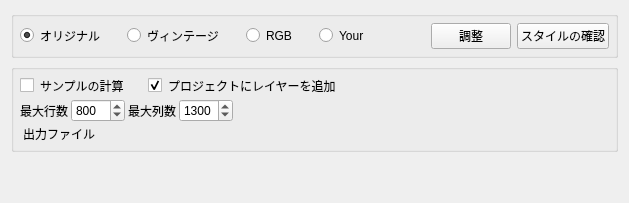
     <widget class="QWidget" name="tab_OutputTab">
      <attribute name="title">
       <string>出力設定</string>
      </attribute>
      <layout class="QVBoxLayout" name="verticalLayout_7">
       <item>
        <widget class="QGroupBox" name="gB_2">
         <property name="styleSheet">
          <string notr="true">QRadioButton {
	padding-right: 20px;
}
</string>
         </property>
         <property name="title">
          <string/>
         </property>
         <layout class="QVBoxLayout" name="verticalLayout_12">
          <property name="leftMargin">
           <number>6</number>
          </property>
          <property name="topMargin">
           <number>6</number>
          </property>
          <property name="rightMargin">
           <number>6</number>
          </property>
          <property name="bottomMargin">
           <number>6</number>
          </property>
          <item>
           <layout class="QGridLayout" name="gridLayout_13">
            <item row="0" column="0">
             <widget class="QRadioButton" name="mapSelectRadioBtn_Org">
              <property name="styleSheet">
               <string notr="true"/>
              </property>
              <property name="text">
               <string>オリジナル</string>
              </property>
              <property name="checked">
               <bool>true</bool>
              </property>
             </widget>
            </item>
            <item row="0" column="2">
             <widget class="QRadioButton" name="mapSelectRadioBtn_RGB">
              <property name="text">
               <string>RGB</string>
              </property>
             </widget>
            </item>
            <item row="0" column="1">
             <widget class="QRadioButton" name="mapSelectRadioBtn_Vintage">
              <property name="text">
               <string>ヴィンテージ</string>
              </property>
             </widget>
            </item>
            <item row="0" column="4">
             <spacer name="hS_9">
              <property name="orientation">
               <enum>Qt::Horizontal</enum>
              </property>
              <property name="sizeHint" stdset="0">
               <size>
                <width>40</width>
                <height>20</height>
               </size>
              </property>
             </spacer>
            </item>
            <item row="0" column="6">
             <widget class="QPushButton" name="btn_ShowStyles">
              <property name="text">
               <string>スタイルの確認</string>
              </property>
             </widget>
            </item>
            <item row="0" column="3">
             <widget class="QRadioButton" name="mapSelectRadioBtn_YourStyle">
              <property name="text">
               <string>Your</string>
              </property>
             </widget>
            </item>
            <item row="0" column="5">
             <widget class="QPushButton" name="btn_CustomDlg">
              <property name="text">
               <string>調整</string>
              </property>
             </widget>
            </item>
           </layout>
          </item>
         </layout>
        </widget>
       </item>
       <item>
        <widget class="QGroupBox" name="gB_3">
         <property name="title">
          <string/>
         </property>
         <layout class="QVBoxLayout" name="verticalLayout_13">
          <property name="spacing">
           <number>3</number>
          </property>
          <property name="leftMargin">
           <number>6</number>
          </property>
          <property name="topMargin">
           <number>6</number>
          </property>
          <property name="rightMargin">
           <number>6</number>
          </property>
          <property name="bottomMargin">
           <number>6</number>
          </property>
          <item>
           <layout class="QGridLayout" name="gridLayout_14">
            <item row="0" column="0">
             <widget class="QCheckBox" name="checkBox_Sample">
              <property name="styleSheet">
               <string notr="true">QCheckBox {
	padding-right: 20px;
}</string>
              </property>
              <property name="text">
               <string>サンプルの計算</string>
              </property>
             </widget>
            </item>
            <item row="0" column="1">
             <widget class="QCheckBox" name="checkBox_AddProject">
              <property name="styleSheet">
               <string notr="true">QCheckBox {
	padding-right: 20px;
}</string>
              </property>
              <property name="text">
               <string>プロジェクトにレイヤーを追加</string>
              </property>
              <property name="checked">
               <bool>true</bool>
              </property>
             </widget>
            </item>
            <item row="0" column="2">
             <spacer name="hS_10">
              <property name="orientation">
               <enum>Qt::Horizontal</enum>
              </property>
              <property name="sizeHint" stdset="0">
               <size>
                <width>40</width>
                <height>20</height>
               </size>
              </property>
             </spacer>
            </item>
           </layout>
          </item>
          <item>
           <layout class="QHBoxLayout" name="horizontalLayout_10">
            <item>
             <widget class="QLabel" name="l_7">
              <property name="text">
               <string>最大行数</string>
              </property>
             </widget>
            </item>
            <item>
             <widget class="QgsSpinBox" name="spinBoxInt_SamplingMaxRows">
              <property name="minimum">
               <number>100</number>
              </property>
              <property name="maximum">
               <number>5000</number>
              </property>
              <property name="singleStep">
               <number>50</number>
              </property>
              <property name="value">
               <number>800</number>
              </property>
              <property name="showClearButton">
               <bool>false</bool>
              </property>
             </widget>
            </item>
            <item>
             <widget class="QLabel" name="l_8">
              <property name="text">
               <string>最大列数</string>
              </property>
             </widget>
            </item>
            <item>
             <widget class="QgsSpinBox" name="spinBoxInt_SamplingMaxCols">
              <property name="minimum">
               <number>100</number>
              </property>
              <property name="maximum">
               <number>5000</number>
              </property>
              <property name="singleStep">
               <number>50</number>
              </property>
              <property name="value">
               <number>1300</number>
              </property>
              <property name="showClearButton">
               <bool>false</bool>
              </property>
             </widget>
            </item>
            <item>
             <spacer name="horizontalSpacer">
              <property name="orientation">
               <enum>Qt::Horizontal</enum>
              </property>
              <property name="sizeHint" stdset="0">
               <size>
                <width>40</width>
                <height>20</height>
               </size>
              </property>
             </spacer>
            </item>
           </layout>
          </item>
          <item>
           <layout class="QGridLayout" name="gridLayout_15">
            <item row="1" column="1">
             <widget class="QgsFileWidget" name="fileWgt_OutputFile">
              <property name="fileWidgetButtonVisible">
               <bool>true</bool>
              </property>
              <property name="useLink">
               <bool>false</bool>
              </property>
              <property name="fullUrl">
               <bool>false</bool>
              </property>
              <property name="storageMode">
               <enum>QgsFileWidget::SaveFile</enum>
              </property>
             </widget>
            </item>
            <item row="1" column="0">
             <widget class="QLabel" name="label_OutputFile">
              <property name="styleSheet">
               <string notr="true">QLabel {
	padding-right: 20px;
}</string>
              </property>
              <property name="text">
               <string>出力ファイル</string>
              </property>
             </widget>
            </item>
           </layout>
          </item>
         </layout>
        </widget>
       </item>
       <item>
        <spacer name="verticalSpacer_2">
         <property name="orientation">
          <enum>Qt::Vertical</enum>
         </property>
         <property name="sizeHint" stdset="0">
          <size>
           <width>20</width>
           <height>40</height>
          </size>
         </property>
        </spacer>
       </item>
      </layout>
     </widget>
